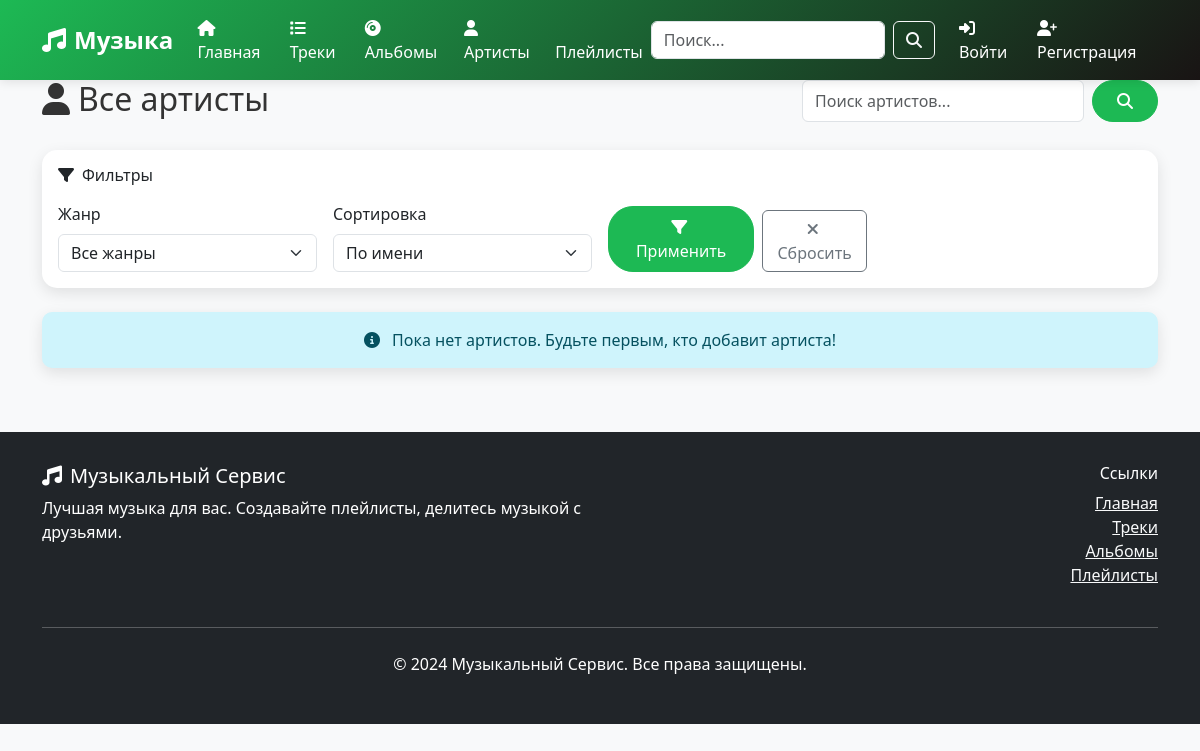
Page /artists/ on the earlier database version.
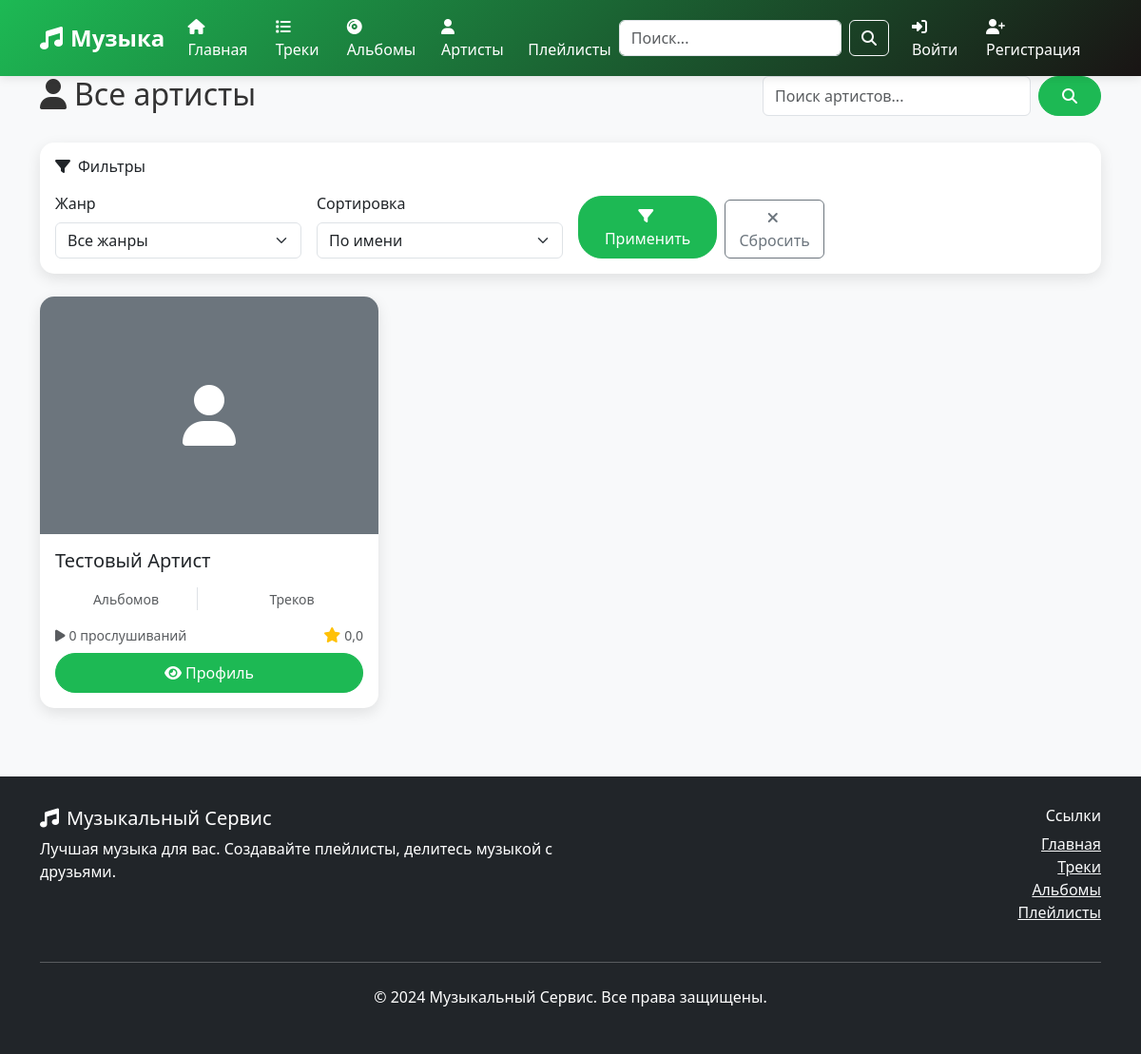
Same page on the later database version.
### music/models.py (models this page shows, shortened)
class Artist(models.Model):
    id = models.UUIDField(primary_key=True, default=uuid.uuid4, editable=False)
    name = models.CharField(max_length=200, verbose_name='Имя артиста')
    avatar_url = models.URLField(max_length=500, null=True, blank=True, verbose_name='URL аватара')
    biography = models.TextField(blank=True, verbose_name='Биография')
    class Meta:
        db_table = 'артисты'
        verbose_name = 'Артист'
        verbose_name_plural = 'Артисты'

### music/views.py (the view)
# urls.py: path('artists/', views.artist_list, name='artist_list'),
def artist_list(request):
    artists = Artist.objects.all().order_by('name')
    paginator = Paginator(artists, 12)
    page_number = request.GET.get('page')
    page_obj = paginator.get_page(page_number)
    context = {
        'artists': page_obj,
    }
    return render(request, 'music/artist_list.html', context)

### music/templates/music/artist_list.html (shortened to what the changed rows need)
{% extends 'music/base.html' %}
{% block content %}
<div class="container">
    <div class="row mb-4">
        <div class="col-md-8">
            <h1 class="h2">
                <i class="fas fa-user me-2"></i>Все артисты
            </h1>
        </div>
    </div>
    <div class="row">
        {% for artist in artists %}
            <div class="col-lg-4 col-md-6 mb-4">
                <div class="card h-100">
                    {% if artist.photo_url %}
                        <img src="{{ artist.photo_url }}" class="card-img-top" alt="{{ artist.name }}" style="height: 250px; object-fit: cover;">
                    {% else %}
                        <div class="card-img-top bg-secondary d-flex align-items-center justify-content-center" style="height: 250px;">
                            <i class="fas fa-user fa-4x text-white"></i>
                        </div>
                    {% endif %}
                    <div class="card-body d-flex flex-column">
                        <h5 class="card-title">{{ artist.name }}</h5>
                        <div class="mb-3">
                            <div class="row text-center">
                                <div class="col-6">
                                    <div class="border-end">
                                        <small class="text-muted">Альбомов</small>
                                    </div>
                                </div>
                                <div class="col-6">
                                    <small class="text-muted">Треков</small>
                                </div>
                            </div>
                        </div>
                        <div class="mt-auto">
                            <div class="d-flex justify-content-between align-items-center mb-2">
                                <small class="text-muted">
                                    <i class="fas fa-play me-1"></i>{{ artist.play_count|default:0 }} прослушиваний
                                </small>
                                <div class="d-flex align-items-center">
                                    <i class="fas fa-star text-warning me-1"></i>
                                    <small class="text-muted">{{ artist.average_rating|default:"0.0"|floatformat:1 }}</small>
                                </div>
                            </div>
                            <div class="d-flex gap-2">
                                <a href="{% url 'music:artist_detail' artist.pk %}" class="btn btn-primary flex-fill">
                                    <i class="fas fa-eye me-1"></i>Профиль
                                </a>
                            </div>
                        </div>
                    </div>
                </div>
            </div>
        {% empty %}
            <div class="col-12 text-center">
                <div class="alert alert-info">
                    <i class="fas fa-info-circle me-2"></i>
                    {% if request.GET.q or request.GET.genre %}
                        По вашему запросу ничего не найдено. Попробуйте изменить параметры поиска.
                    {% else %}
                        Пока нет артистов. Будьте первым, кто добавит артиста!
                    {% endif %}
                </div>
            </div>
        {% endfor %}
    </div>
</div>
{% endblock %}

Differences in the rows shown:
added Artist: name "Тестовый Артист", play_count "0", average_rating "0,0"
Other differences:
text no longer shown: "Пока нет артистов. Будьте первым, кто добавит артиста!"
